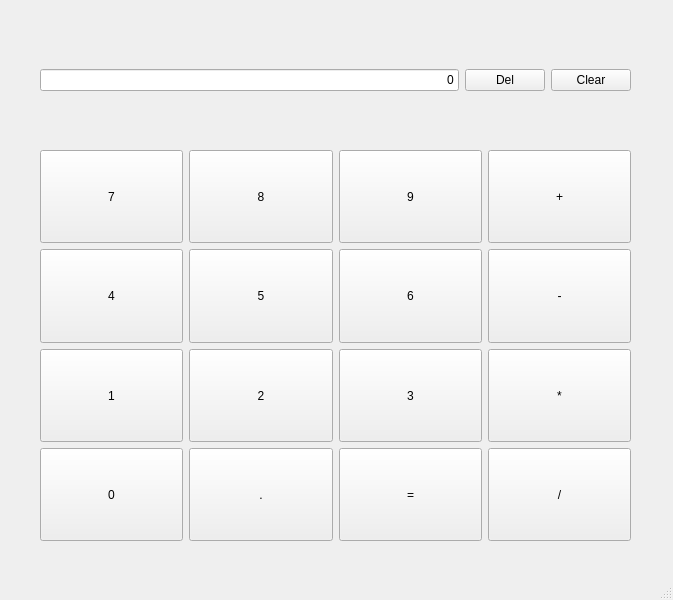
<?xml version="1.0" encoding="UTF-8"?>
<ui version="4.0">
 <class>MiniCalc</class>
 <widget class="QMainWindow" name="MiniCalc">
  <property name="geometry">
   <rect>
    <x>0</x>
    <y>0</y>
    <width>673</width>
    <height>600</height>
   </rect>
  </property>
  <property name="windowTitle">
   <string>MainWindow</string>
  </property>
  <widget class="QWidget" name="centralwidget">
   <widget class="QWidget" name="horizontalLayoutWidget">
    <property name="geometry">
     <rect>
      <x>40</x>
      <y>40</y>
      <width>591</width>
      <height>80</height>
     </rect>
    </property>
    <layout class="QHBoxLayout" name="horizontalLayout">
     <item>
      <widget class="QLineEdit" name="result">
       <property name="text">
        <string>0</string>
       </property>
       <property name="alignment">
        <set>Qt::AlignRight|Qt::AlignTrailing|Qt::AlignVCenter</set>
       </property>
      </widget>
     </item>
     <item>
      <widget class="QPushButton" name="bDel">
       <property name="text">
        <string>Del</string>
       </property>
      </widget>
     </item>
     <item>
      <widget class="QPushButton" name="bClear">
       <property name="text">
        <string>Clear</string>
       </property>
      </widget>
     </item>
    </layout>
   </widget>
   <widget class="QWidget" name="gridLayoutWidget">
    <property name="geometry">
     <rect>
      <x>40</x>
      <y>150</y>
      <width>591</width>
      <height>391</height>
     </rect>
    </property>
    <property name="sizePolicy">
     <sizepolicy hsizetype="Preferred" vsizetype="Expanding">
      <horstretch>0</horstretch>
      <verstretch>0</verstretch>
     </sizepolicy>
    </property>
    <layout class="QGridLayout" name="gridLayout">
     <item row="1" column="0">
      <widget class="QPushButton" name="b4">
       <property name="sizePolicy">
        <sizepolicy hsizetype="Minimum" vsizetype="Expanding">
         <horstretch>0</horstretch>
         <verstretch>0</verstretch>
        </sizepolicy>
       </property>
       <property name="text">
        <string>4</string>
       </property>
      </widget>
     </item>
     <item row="3" column="0">
      <widget class="QPushButton" name="b0">
       <property name="sizePolicy">
        <sizepolicy hsizetype="Minimum" vsizetype="Expanding">
         <horstretch>0</horstretch>
         <verstretch>0</verstretch>
        </sizepolicy>
       </property>
       <property name="text">
        <string>0</string>
       </property>
      </widget>
     </item>
     <item row="0" column="2">
      <widget class="QPushButton" name="b9">
       <property name="sizePolicy">
        <sizepolicy hsizetype="Minimum" vsizetype="Expanding">
         <horstretch>0</horstretch>
         <verstretch>0</verstretch>
        </sizepolicy>
       </property>
       <property name="text">
        <string>9</string>
       </property>
      </widget>
     </item>
     <item row="1" column="3">
      <widget class="QPushButton" name="bMinus">
       <property name="sizePolicy">
        <sizepolicy hsizetype="Minimum" vsizetype="Expanding">
         <horstretch>0</horstretch>
         <verstretch>0</verstretch>
        </sizepolicy>
       </property>
       <property name="text">
        <string>-</string>
       </property>
      </widget>
     </item>
     <item row="0" column="1">
      <widget class="QPushButton" name="b8">
       <property name="sizePolicy">
        <sizepolicy hsizetype="Minimum" vsizetype="Expanding">
         <horstretch>0</horstretch>
         <verstretch>0</verstretch>
        </sizepolicy>
       </property>
       <property name="text">
        <string>8</string>
       </property>
      </widget>
     </item>
     <item row="0" column="3">
      <widget class="QPushButton" name="bPlus">
       <property name="sizePolicy">
        <sizepolicy hsizetype="Minimum" vsizetype="Expanding">
         <horstretch>0</horstretch>
         <verstretch>0</verstretch>
        </sizepolicy>
       </property>
       <property name="text">
        <string>+</string>
       </property>
      </widget>
     </item>
     <item row="1" column="2">
      <widget class="QPushButton" name="b6">
       <property name="sizePolicy">
        <sizepolicy hsizetype="Minimum" vsizetype="Expanding">
         <horstretch>0</horstretch>
         <verstretch>0</verstretch>
        </sizepolicy>
       </property>
       <property name="text">
        <string>6</string>
       </property>
      </widget>
     </item>
     <item row="1" column="1">
      <widget class="QPushButton" name="b5">
       <property name="sizePolicy">
        <sizepolicy hsizetype="Minimum" vsizetype="Expanding">
         <horstretch>0</horstretch>
         <verstretch>0</verstretch>
        </sizepolicy>
       </property>
       <property name="text">
        <string>5</string>
       </property>
      </widget>
     </item>
     <item row="2" column="0">
      <widget class="QPushButton" name="b1">
       <property name="sizePolicy">
        <sizepolicy hsizetype="Minimum" vsizetype="Expanding">
         <horstretch>0</horstretch>
         <verstretch>0</verstretch>
        </sizepolicy>
       </property>
       <property name="text">
        <string>1</string>
       </property>
      </widget>
     </item>
     <item row="0" column="0">
      <widget class="QPushButton" name="b7">
       <property name="sizePolicy">
        <sizepolicy hsizetype="Minimum" vsizetype="Expanding">
         <horstretch>0</horstretch>
         <verstretch>0</verstretch>
        </sizepolicy>
       </property>
       <property name="text">
        <string>7</string>
       </property>
      </widget>
     </item>
     <item row="2" column="1">
      <widget class="QPushButton" name="b2">
       <property name="sizePolicy">
        <sizepolicy hsizetype="Minimum" vsizetype="Expanding">
         <horstretch>0</horstretch>
         <verstretch>0</verstretch>
        </sizepolicy>
       </property>
       <property name="text">
        <string>2</string>
       </property>
      </widget>
     </item>
     <item row="2" column="2">
      <widget class="QPushButton" name="b3">
       <property name="sizePolicy">
        <sizepolicy hsizetype="Minimum" vsizetype="Expanding">
         <horstretch>0</horstretch>
         <verstretch>0</verstretch>
        </sizepolicy>
       </property>
       <property name="text">
        <string>3</string>
       </property>
      </widget>
     </item>
     <item row="3" column="1">
      <widget class="QPushButton" name="bDot">
       <property name="sizePolicy">
        <sizepolicy hsizetype="Minimum" vsizetype="Expanding">
         <horstretch>0</horstretch>
         <verstretch>0</verstretch>
        </sizepolicy>
       </property>
       <property name="text">
        <string>.</string>
       </property>
      </widget>
     </item>
     <item row="3" column="2">
      <widget class="QPushButton" name="bRun">
       <property name="sizePolicy">
        <sizepolicy hsizetype="Minimum" vsizetype="Expanding">
         <horstretch>0</horstretch>
         <verstretch>0</verstretch>
        </sizepolicy>
       </property>
       <property name="text">
        <string>=</string>
       </property>
      </widget>
     </item>
     <item row="2" column="3">
      <widget class="QPushButton" name="bMult">
       <property name="sizePolicy">
        <sizepolicy hsizetype="Minimum" vsizetype="Expanding">
         <horstretch>0</horstretch>
         <verstretch>0</verstretch>
        </sizepolicy>
       </property>
       <property name="text">
        <string>*</string>
       </property>
      </widget>
     </item>
     <item row="3" column="3">
      <widget class="QPushButton" name="bDivide">
       <property name="sizePolicy">
        <sizepolicy hsizetype="Minimum" vsizetype="Expanding">
         <horstretch>0</horstretch>
         <verstretch>0</verstretch>
        </sizepolicy>
       </property>
       <property name="text">
        <string>/</string>
       </property>
      </widget>
     </item>
    </layout>
   </widget>
  </widget>
  <widget class="QStatusBar" name="statusbar"/>
 </widget>
 <resources/>
 <connections/>
</ui>
